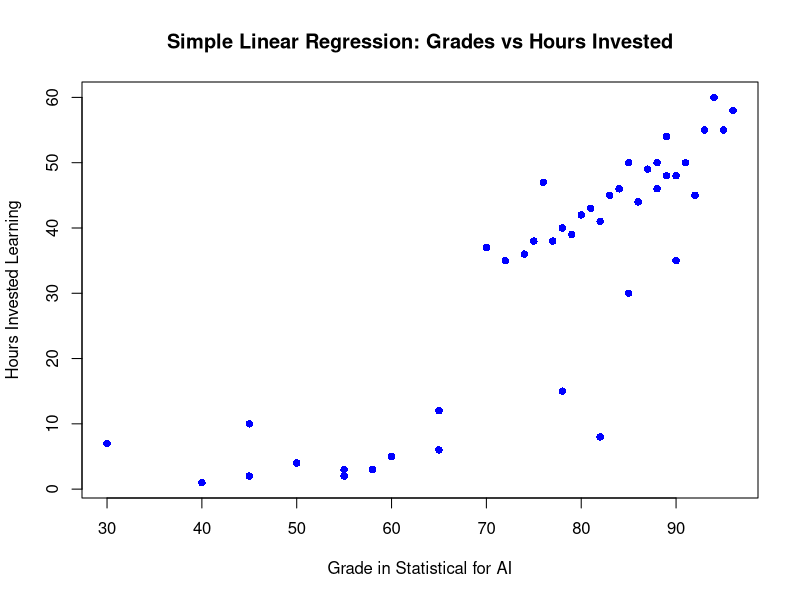

Here is the R script that generated this plot: (Note: this script raises an error after producing the figure.)
# Created dataset with random values for the grades adn hours learned and preknowledge to this course
dataset <- data.frame(
  Grade_Statistical_for_AI = c(
    85, 90, 78, 88, 92, 75, 80, 95, 70, 82, 86, 89, 76, 84, 91,
    87, 79, 83, 94, 77, 81, 93, 74, 96, 85, 90, 80, 88, 72, 89, 
    55, 60, 50, 65, 58, 45, 82, 40, 45, 55, 30, 65, 78  
  ),
  Hours_Invested_Learning = c(
    30, 35, 40, 50, 45, 38, 42, 55, 37, 41, 44, 48, 47, 46, 50, 
    49, 39, 45, 60, 38, 43, 55, 36, 58, 50, 48, 42, 46, 35, 54, 
    2, 5, 4, 6, 3, 10, 8, 1, 2, 3, 7, 12, 15  
  ),
  Pre_Knowledge_Statistics = c(
    "Yes", "Yes", "No", "Yes", "Yes", "No", "No", "Yes", "No", "No",
    "Yes", "No", "No", "Yes", "Yes", "No", "No", "Yes", "Yes", "No",
    "No", "Yes", "No", "Yes", "No", "Yes", "No", "Yes", "No", "Yes", 
    "No", "No", "No", "No", "No", "No", "No", "No", "No", "No", 
    "Yes", "Yes", "No"
  )
)

# Scatter plot: Grade_Statistical_for_AI vs. Hours_Invested_Learning
plot(dataset$Grade_Statistical_for_AI, dataset$Hours_Invested_Learning,
     main = "Simple Linear Regression: Grades vs Hours Invested",
     xlab = "Grade in Statistical for AI",
     ylab = "Hours Invested Learning",
     pch = 16,
     col = "blue")

abline(model, col = "red", lwd = 2)

# Box plot for Hours Invested Learning with full range whiskers
boxplot(dataset$Hours_Invested_Learning,
        main = "Box Plot: Hours Invested in Learning ",
        ylab = "Hours Invested",
        col = "lightblue",  # Color for the box
        border = "black",   # Color for the border
        horizontal = FALSE, # Vertical orientation
        ylim = c(0, 60),    # Force y-axis range from 0 to 60
        range = 0)          # Extend whiskers to full range of dat

#convert to numeric
dataset$Grade_Statistical_for_AI <- as.numeric(dataset$Grade_Statistical_for_AI)
dataset$Hours_Invested_Learning <- as.numeric(dataset$Hours_Invested_Learning)

# Perform the regression with Hours as the independent variable
model_new <- lm(Grade_Statistical_for_AI ~ Hours_Invested_Learning, data = dataset)

# Check the model summary
summary(model_new)

# Save the summary to a text file
summary_output <- capture.output(summary(model))
writeLines(summary_output, "model_summary.txt")


# Q-Q plot for residuals
qqnorm(residuals(model), main = "Normal Q-Q Plot of Residuals")
qqline(residuals(model), col = "red", lwd = 2)  # Add a reference line in red

# Histogram of residuals
hist(residuals(model),
     main = "Histogram of Residuals",
     xlab = "Residuals",
     ylab = "Density",
     col = "lightblue",  # Bar color
     freq = FALSE)  # Show density instead of counts

# Add a density curve
lines(density(residuals(model)), col = "red", lwd = 2)

